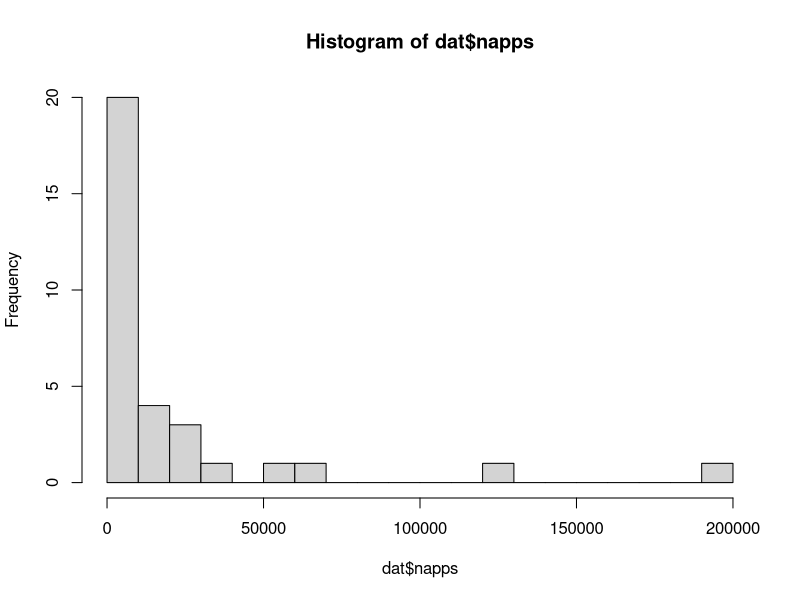

Here is the R script that generated this plot:
## ---- chunk 1
knitr::opts_chunk$set(echo = TRUE)
## ---- chunk 2
dat <- read.csv("europe_asylum_2021.csv")
head(dat)
## ---- chunk 3
unique(dat$geo)
## ---- chunk 4
mean(dat$napps)
## ---- chunk 5
sum(dat$napps)
## ---- chunk 6
hist(dat$napps, breaks = 15)
